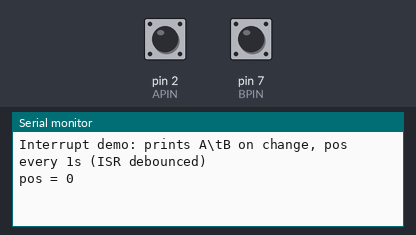
The sketch below on a simulated Arduino Uno, built with avr-gcc and run on an emulated ATmega328P. Parts: the last lines printed to the serial monitor. The inputs (shaded band) are chosen by the test bench; at power-on: pin 2 (APIN) HIGH, pin 7 (BPIN) HIGH.

Above: at 1.2 s.
1.3 s: pin 2 (APIN) pulled LOW for 0.15 s
At 1.9 s:
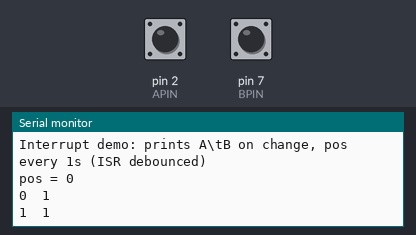
2.9 s: pin 2 (APIN) pulled LOW for 1 s
At 3.7 s:
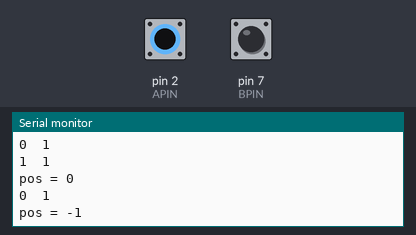

The sketch:

ssignment_1_EncoderWheel_WITH_INTERRUPTS_copy_20250905005340.ino
```cpp
// ---- Pins ----
const byte APIN = 2;   // A / CLK (INT0)
const byte BPIN = 7;   // B / DT

// CW positive (set to -1 if reversed)
const int8_t DIR_POLARITY = +1;

// Assignment-style debounce (ms). Use 1–2 ms for real use.
const unsigned long ISR_DEBOUNCE_MS = 50;

volatile int  lastA, lastB;
volatile long position = 0;
volatile unsigned long lastIsrMs = 0;

void onAChange() {
  unsigned long now = millis();
  if (now - lastIsrMs < ISR_DEBOUNCE_MS) return;
  lastIsrMs = now;

  int thisA = digitalRead(APIN);
  int thisB = digitalRead(BPIN);

  // --- Your print format (A\tB on each change) ---
  if (thisA != lastA || thisB != lastB) {
    Serial.print(thisA); Serial.print('\t'); Serial.println(thisB);

    // --- Count logic (no table) ---
    if (thisA != lastA) position += ((thisA == thisB) ? +1 : -1) * DIR_POLARITY;
    else                position += ((thisA != thisB) ? +1 : -1) * DIR_POLARITY;

    lastA = thisA; lastB = thisB;
  }
}

void setup() {
  Serial.begin(9600);
  pinMode(APIN, INPUT_PULLUP);
  pinMode(BPIN, INPUT_PULLUP);
  lastA = digitalRead(APIN);
  lastB = digitalRead(BPIN);

  attachInterrupt(digitalPinToInterrupt(APIN), onAChange, CHANGE);
  Serial.println("Interrupt demo: prints A\\tB on change, pos every 1s (ISR debounced)");
}

void loop() {
  static unsigned long lastPrint = 0;
  if (millis() - lastPrint >= 1000) {
    noInterrupts(); long p = position; interrupts();
    Serial.print("pos = "); Serial.println(p);
    lastPrint = millis();
  }
}
```

Measured:
- after the input at 1.3 s, the serial monitor: prints a new line at once (image 1)
- after the input at 2.9 s, the serial monitor: prints a new line after 0.10 s (image 2)
